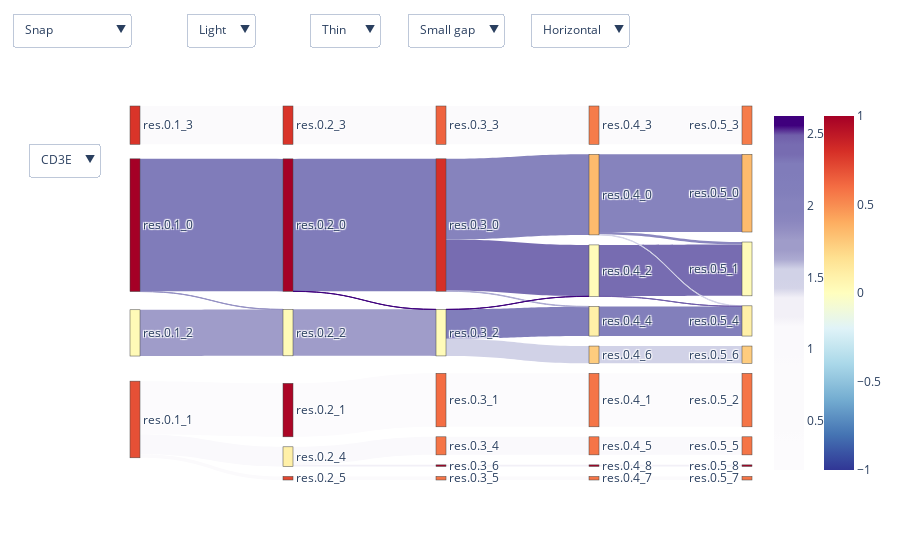

Source (notebook cell):
### Code cell
sankey_fig.show()

### Figure 1 — Plotly figure (JSON) as saved in the notebook; plotly's stock layout.template omitted (floating-point values rounded to 4 significant figures)
{"data": [{"link": {"color": ["#807cba", "#fbfafc", "#fcfbfd", "#9f9cc9", "#faf9fc", "#fbfafc", "#9490c3", "#807cba", "#fbfafc", "#fcfbfd", "#9f9cc9", "#faf9fc", "#fbfafc", "#f2f0f7", "#3f007d", "#776cb1", "#fbfafc", "#fcfbfd", "#d1d2e7", "#817ebb", "#8683bd", "#faf9fc", "#fbfafc", "#acaad1", "#f2f0f7", "#3f007d", "#776cb1", "#fbfafc", "#fcfbfd", "#d1d2e7", "#827fbb", "#8683bd", "#faf9fc", "#8b87bf", "#fbfafc", "#f2f0f7", "#d4d4e8", "#705eaa"], "source": [1, 0, 2, 3, 2, 2, 1, 5, 4, 7, 8, 9, 6, 9, 5, 12, 11, 14, 15, 15, 12, 16, 13, 12, 10, 15, 22, 18, 21, 17, 23, 19, 20, 19, 25, 24, 19, 22], "target": [5, 4, 7, 8, 9, 6, 8, 12, 11, 14, 15, 16, 13, 10, 15, 22, 18, 21, 17, 23, 19, 20, 25, 23, 24, 22, 30, 27, 31, 26, 32, 28, 29, 30, 34, 33, 32, 32], "value": [1189, 344, 480, 415, 176, 32, 2, 1188, 344, 480, 417, 162, 32, 14, 1, 461, 344, 480, 155, 262, 723, 162, 32, 4, 14, 1, 461, 344, 480, 155, 266, 697, 162, 22, 32, 14, 4, 1]}, "node": {"color": ["#d93429", "#a50026", "#e65036", "#fffab7", "#d93429", "#a50026", "#e24731", "#ab0626", "#fffab7", "#fff0a8", "#a50026", "#ef633f", "#d62f27", "#f57547", "#f46d43", "#fffbb9", "#f57547", "#fecc7e", "#f67c4a", "#fdbb6d", "#f57547", "#f57547", "#fffbb9", "#fff0a8", "#a50026", "#f57547", "#fecc7e", "#f67c4a", "#fdbb6d", "#f57547", "#fffbb9", "#f57547", "#fff0a8", "#a50026", "#f57547"], "customdata": ["Modularity 0.96<br />Silhouette 0.25", "Modularity 0.96<br />Silhouette 0.32", "Modularity 0.96<br />Silhouette 0.22", "Modularity 0.96<br />Silhouette 0.01", "Modularity 0.93<br />Silhouette 0.25", "Modularity 0.93<br />Silhouette 0.32", "Modularity 0.93<br />Silhouette 0.23", "Modularity 0.93<br />Silhouette 0.31", "Modularity 0.93<br />Silhouette 0.01", "Modularity 0.93<br />Silhouette 0.03", "Modularity 0.91<br />Silhouette 0.4", "Modularity 0.91<br />Silhouette 0.25", "Modularity 0.91<br />Silhouette 0.32", "Modularity 0.91<br />Silhouette 0.23", "Modularity 0.91<br />Silhouette 0.24", "Modularity 0.91<br />Silhouette 0.01", "Modularity 0.91<br />Silhouette 0.23", "Modularity 0.89<br />Silhouette 0.11", "Modularity 0.89<br />Silhouette 0.22", "Modularity 0.89<br />Silhouette 0.14", "Modularity 0.89<br />Silhouette 0.23", "Modularity 0.89<br />Silhouette 0.23", "Modularity 0.89<br />Silhouette 0.01", "Modularity 0.89<br />Silhouette 0.04", "Modularity 0.89<br />Silhouette 0.4", "Modularity 0.89<br />Silhouette 0.23", "Modularity 0.87<br />Silhouette 0.11", "Modularity 0.87<br />Silhouette 0.22", "Modularity 0.87<br />Silhouette 0.14", "Modularity 0.87<br />Silhouette 0.23", "Modularity 0.87<br />Silhouette 0.01", "Modularity 0.87<br />Silhouette 0.23", "Modularity 0.87<br />Silhouette 0.04", "Modularity 0.87<br />Silhouette 0.4", "Modularity 0.87<br />Silhouette 0.23"], "hovertemplate": "%{customdata}", "label": ["res.0.1_3", "res.0.1_0", "res.0.1_1", "res.0.1_2", "res.0.2_3", "res.0.2_0", "res.0.2_5", "res.0.2_1", "res.0.2_2", "res.0.2_4", "res.0.3_6", "res.0.3_3", "res.0.3_0", "res.0.3_5", "res.0.3_1", "res.0.3_2", "res.0.3_4", "res.0.4_6", "res.0.4_3", "res.0.4_0", "res.0.4_5", "res.0.4_1", "res.0.4_2", "res.0.4_4", "res.0.4_8", "res.0.4_7", "res.0.5_6", "res.0.5_3", "res.0.5_0", "res.0.5_5", "res.0.5_1", "res.0.5_2", "res.0.5_4", "res.0.5_8", "res.0.5_7"], "pad": 10, "thickness": 10}, "orientation": "h", "type": "sankey"}, {"marker": {"colorscale": [[0, "#d93429"], [0.02941, "#a50026"], [0.05882, "#e65036"], [0.08824, "#fffab7"], [0.1176, "#d93429"], [0.1471, "#a50026"], [0.1765, "#e24731"], [0.2059, "#ab0626"], [0.2353, "#fffab7"], [0.2647, "#fff0a8"], [0.2941, "#a50026"], [0.3235, "#ef633f"], [0.3529, "#d62f27"], [0.3824, "#f57547"], [0.4118, "#f46d43"], [0.4412, "#fffbb9"], [0.4706, "#f57547"], [0.5, "#fecc7e"], [0.5294, "#f67c4a"], [0.5588, "#fdbb6d"], [0.5882, "#f57547"], [0.6176, "#f57547"], [0.6471, "#fffbb9"], [0.6765, "#fff0a8"], [0.7059, "#a50026"], [0.7353, "#f57547"], [0.7647, "#fecc7e"], [0.7941, "#f67c4a"], [0.8235, "#fdbb6d"], [0.8529, "#f57547"], [0.8824, "#fffbb9"], [0.9118, "#f57547"], [0.9412, "#fff0a8"], [0.9706, "#a50026"], [1, "#f57547"]]}, "mode": "markers", "type": "scatter", "visible": true, "x": [null], "y": [null]}, {"marker": {"cmax": 2.625, "cmin": 0.158, "colorscale": [[0, "#fcfbfd"], [0.02703, "#fcfbfd"], [0.05405, "#fcfbfd"], [0.08108, "#fcfbfd"], [0.1081, "#fbfafc"], [0.1351, "#fbfafc"], [0.1622, "#fbfafc"], [0.1892, "#fbfafc"], [0.2162, "#fbfafc"], [0.2432, "#fbfafc"], [0.2703, "#fbfafc"], [0.2973, "#fbfafc"], [0.3243, "#faf9fc"], [0.3514, "#faf9fc"], [0.3784, "#faf9fc"], [0.4054, "#faf9fc"], [0.4324, "#f2f0f7"], [0.4595, "#f2f0f7"], [0.4865, "#f2f0f7"], [0.5135, "#d4d4e8"], [0.5405, "#d1d2e7"], [0.5676, "#d1d2e7"], [0.5946, "#acaad1"], [0.6216, "#9f9cc9"], [0.6486, "#9f9cc9"], [0.6757, "#9490c3"], [0.7027, "#8b87bf"], [0.7297, "#8683bd"], [0.7568, "#8683bd"], [0.7838, "#827fbb"], [0.8108, "#817ebb"], [0.8378, "#807cba"], [0.8649, "#807cba"], [0.8919, "#776cb1"], [0.9189, "#776cb1"], [0.9459, "#705eaa"], [0.973, "#3f007d"], [1, "#3f007d"]], "showscale": true}, "mode": "markers", "type": "scatter", "visible": true, "x": [null], "y": [null]}, {"marker": {"cmax": 1, "cmin": -1, "colorbar": {"x": 1.1, "y": 0.5}, "colorscale": [[0, "#313695"], [0.05, "#3a54a4"], [0.1, "#4574b3"], [0.15, "#5c90c2"], [0.2, "#74add1"], [0.25, "#90c3dd"], [0.3, "#aad8e9"], [0.35, "#c5e6f0"], [0.4, "#e0f3f8"], [0.45, "#f0f9db"], [0.5, "#fffebe"], [0.55, "#fff0a8"], [0.6, "#fee090"], [0.65, "#fdc778"], [0.7, "#fdad60"], [0.75, "#f88c51"], [0.8, "#f46d43"], [0.85, "#e54e35"], [0.9, "#d62f27"], [0.95, "#bd1726"], [1, "#a50026"]], "showscale": true}, "mode": "markers", "type": "scatter", "visible": true, "x": [null], "y": [null]}], "layout": {"autosize": true, "paper_bgcolor": "rgba(0, 0, 0, 0)", "plot_bgcolor": "rgba(0, 0, 0, 0)", "showlegend": false, "updatemenus": [{"buttons": [{"args": [{"link": {"color": ["#807cba", "#fbfafc", "#fcfbfd", "#9f9cc9", "#faf9fc", "#fbfafc", "#9490c3", "#807cba", "#fbfafc", "#fcfbfd", "#9f9cc9", "#faf9fc", "#fbfafc", "#f2f0f7", "#3f007d", "#776cb1", "#fbfafc", "#fcfbfd", "#d1d2e7", "#817ebb", "#8683bd", "#faf9fc", "#fbfafc", "#acaad1", "#f2f0f7", "#3f007d", "#776cb1", "#fbfafc", "#fcfbfd", "#d1d2e7", "#827fbb", "#8683bd", "#faf9fc", "#8b87bf", "#fbfafc", "#f2f0f7", "#d4d4e8", "#705eaa"], "source": [1, 0, 2, 3, 2, 2, 1, 5, 4, 7, 8, 9, 6, 9, 5, 12, 11, 14, 15, 15, 12, 16, 13, 12, 10, 15, 22, 18, 21, 17, 23, 19, 20, 19, 25, 24, 19, 22], "target": [5, 4, 7, 8, 9, 6, 8, 12, 11, 14, 15, 16, 13, 10, 15, 22, 18, 21, 17, 23, 19, 20, 25, 23, 24, 22, 30, 27, 31, 26, 32, 28, 29, 30, 34, 33, 32, 32], "value": [1189, 344, 480, 415, 176, 32, 2, 1188, 344, 480, 417, 162, 32, 14, 1, 461, 344, 480, 155, 262, 723, 162, 32, 4, 14, 1, 461, 344, 480, 155, 266, 697, 162, 22, 32, 14, 4, 1]}, "visible": [true, true, true]}], "label": "CD3E", "method": "update"}], "x": -0.05, "y": 0.9}, {"buttons": [{"args": ["arrangement", "snap"], "label": "Snap", "method": "restyle"}, {"args": ["arrangement", "perpendicular"], "label": "Perpendicular", "method": "restyle"}, {"args": ["arrangement", "freeform"], "label": "Freeform", "method": "restyle"}, {"args": ["arrangement", "fixed"], "label": "Fixed", "method": "restyle"}], "x": 0, "y": 1.25}, {"buttons": [{"args": ["paper_bgcolor", "white"], "label": "Light", "method": "relayout"}, {"args": ["paper_bgcolor", "black"], "label": "Dark", "method": "relayout"}], "x": 0.2, "y": 1.25}, {"buttons": [{"args": ["node.thickness", 8], "label": "Thin", "method": "restyle"}, {"args": ["node.thickness", 15], "label": "Thick", "method": "restyle"}], "x": 0.4, "y": 1.25}, {"buttons": [{"args": ["node.pad", 15], "label": "Small gap", "method": "restyle"}, {"args": ["node.pad", 20], "label": "Large gap", "method": "restyle"}], "x": 0.6, "y": 1.25}, {"buttons": [{"args": ["orientation", "h"], "label": "Horizontal", "method": "restyle"}, {"args": ["orientation", "v"], "label": "Vertical", "method": "restyle"}], "x": 0.8, "y": 1.25}], "xaxis": {"autorange": true, "range": [-1, 6], "showgrid": false, "showticklabels": false, "zeroline": false}, "yaxis": {"autorange": true, "range": [-1, 4], "showgrid": false, "showticklabels": false, "zeroline": false}}}
